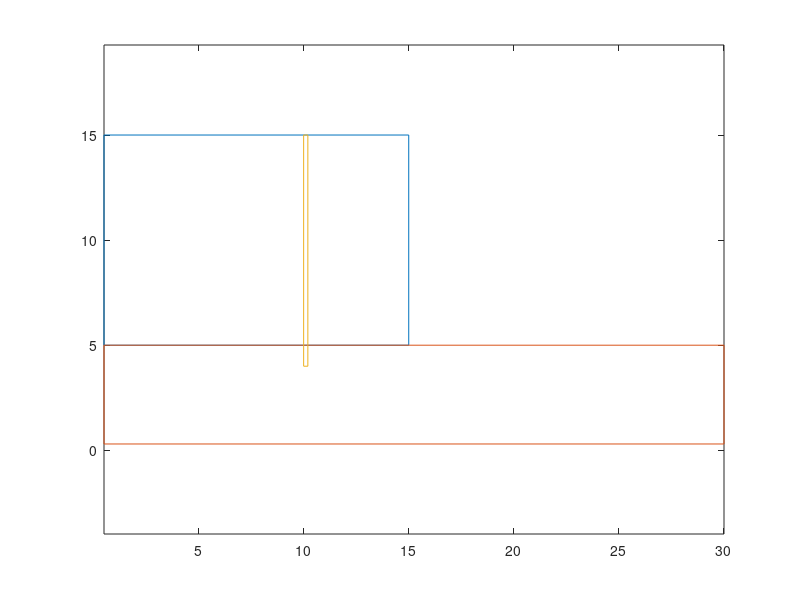

Here is the MATLAB script that generated this plot: (Note: this script raises an error after producing the figure.)
function test
  plotBench()
  for i=1:5
    plotJoint()
  end
end

function plotBench()
  plotBox([0.501 5],[15 15])
  plotBox([0.501 0.3],[30 5])
  plotBox([10.0 4.0],[10.2 15])
  
end

function plotBox(lo, hi)
  x = [lo(1) hi(1) hi(1) lo(1) lo(1)];
  y = [lo(2) lo(2) hi(2) hi(2) lo(2)];
  plot(x, y); hold on;
  axis equal;
end

function plotJoint()
  rad = 10;
  [x, y] = ginput(2);
  [x(1) y(1); x(2) y(2)]
  xmin = min(x);
  ymin = min(y);
  plot(x, y, 'x'); 
  [xp, yp, R] = rotateToX(x-xmin,y-ymin);
  [lo, hi] = plotJointY(xp, yp, rad);
  [p1, p2, p3, p4] = rotateBack(lo, hi, R);
  p1s = translate(p1, xmin, ymin);
  p2s = translate(p2, xmin, ymin);
  p3s = translate(p3, xmin, ymin);
  p4s = translate(p4, xmin, ymin);
  plot([p1s(1) p2s(1) p3s(1) p4s(1) p1s(1)],[p1s(2) p2s(2) p3s(2) p4s(2) p1s(2)]);
end

function [xp, yp, R] = rotateToX(x, y)

  %plot(x, y, 'o'); 
  
  theta = atan2(y(2)-y(1), x(2)-x(1));
  R = [cos(theta) -sin(theta); sin(theta) cos(theta)];
  p1 = [x(1); y(1)];
  p2 = [x(2); y(2)];
  p1p = R'*p1;
  p2p = R'*p2;
  xp = [p1p(1) p2p(1)];
  yp = [p1p(2) p2p(2)];
  %plot(xp, yp, 's');
end

function [lo, hi] = plotJointY(xp, yp, rad)

  lo = [xp(1); yp(1) - rad];
  hi = [xp(2); yp(2) + rad];
  %plotBox(lo, hi);
end

function [p1p, p2p, p3p, p4p] = rotateBack(lo, hi, R)

  p1 = lo;
  p2 = [hi(1);lo(2)];
  p3 = hi;
  p4 = [lo(1);hi(2)];
  p1p = R*p1;
  p2p = R*p2;
  p3p = R*p3;
  p4p = R*p4;
  %plot([p1p(1) p2p(1) p3p(1) p4p(1) p1p(1)],[p1p(2) p2p(2) p3p(2) p4p(2) p1p(2)]);
end

function [ps] = translate(p, xmin, ymin)
  ps(1) = p(1) + xmin;
  ps(2) = p(2) + ymin;
end
